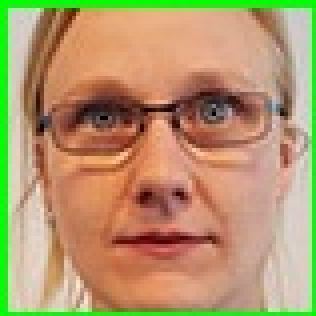
#> input picture facedetect/sample_images/1.jpg, 79 x 79 px (shown 4 times larger)
$ python resize.py
#> lines starting #> are read from the running program, lines starting #| are printed output that depends on the picture; after the words box and inside, x2 and y2 are one past the last pixel; in counts of white or black regions, pixels touching at a corner belong together
import cv2

faceCascade = cv2.CascadeClassifier('../../haarcascades/haarcascade_frontalface_default.xml')
images = ['../sample_images/1.jpg','../sample_images/2.jpg','../sample_images/3.jpg']

for img in images:
    print(img)
    image = cv2.imread(img)
#> image is the input picture: shape (79, 79, 3); mean B, G, R 109, 151.6, 179.6
    gray = cv2.cvtColor(image, cv2.COLOR_BGR2GRAY)
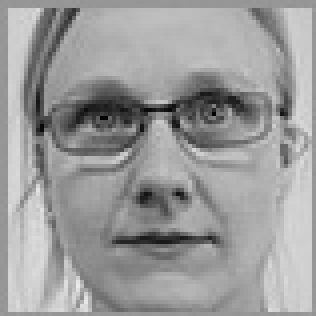
#> gray: shape (79, 79) (shown 4 times larger); min 2, max 234, mean 155.1

    faces = faceCascade.detectMultiScale(gray, 1.3, 5)
#> faces = [[6, 4, 69, 69]]

    for (x, y, w, h) in faces:
        cv2.rectangle(image, (x, y), (x+w, y+h), (0, 255, 0), 2)
        print(x, y, x+w, y+h)
        new_img = image[y:y+h, x:x+w]
        cv2.imwrite(img, new_img)
#> this loop made 1 pass
#| 6 4 75 73
#> pass 1, `new_img = image[y:y+h, x:x+w]`:
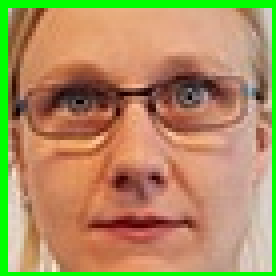
#> new_img: shape (69, 69, 3) (shown 4 times larger); mean B, G, R 96.7, 143.2, 174.1
#> after the loop:
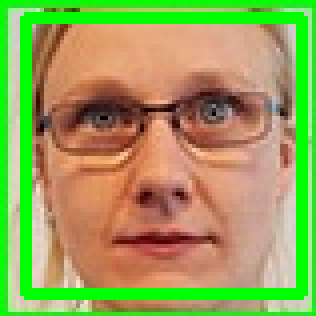
#> image: shape (79, 79, 3) (shown 4 times larger); 13.2% of pixels changed, all inside (x1, y1, x2, y2) = (5, 3, 77, 75)
#> pass 2 of the loop `for img in images:`:
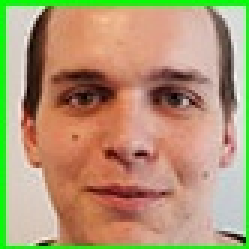
#> input picture facedetect/sample_images/2.jpg, 83 x 83 px (shown 3 times larger)
#> image is the input picture: shape (83, 83, 3); mean B, G, R 115.8, 151.5, 177.5
#> `gray = cv2.cvtColor(image, cv2.COLOR_BGR2GRAY)`:
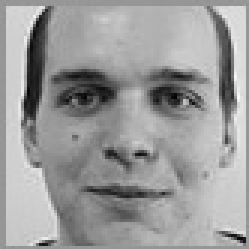
#> gray: shape (83, 83) (shown 3 times larger); min 3, max 249, mean 155.2
#> faces = [[9, 6, 69, 69]]
#> the loop `for (x, y, w, h) in faces:` made 1 pass
#> (printed output is left out)
#> after the loop `for (x, y, w, h) in faces:`:
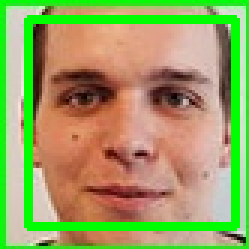
#> image: shape (83, 83, 3) (shown 3 times larger); 11.96% of pixels changed, all inside (x1, y1, x2, y2) = (8, 5, 80, 77)
#> pass 3 of the loop `for img in images:`:
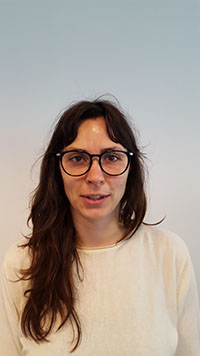
#> input picture facedetect/sample_images/3.jpg, 200 x 356 px
#> image is the input picture: shape (356, 200, 3); mean B, G, R 146.7, 156.4, 168.3
#> `gray = cv2.cvtColor(image, cv2.COLOR_BGR2GRAY)`:
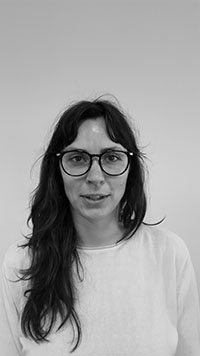
#> gray: shape (356, 200); min 0, max 255, mean 158.8
#> faces = [[52, 126, 86, 86]]
#> the loop `for (x, y, w, h) in faces:` made 1 pass
#> (printed output is left out)
#> after the loop `for (x, y, w, h) in faces:`:
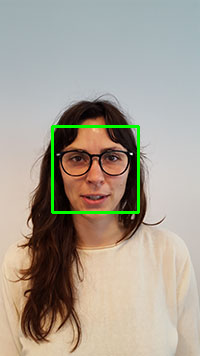
#> image: shape (356, 200, 3); 1.44% of pixels changed, all inside (x1, y1, x2, y2) = (51, 125, 140, 214)
